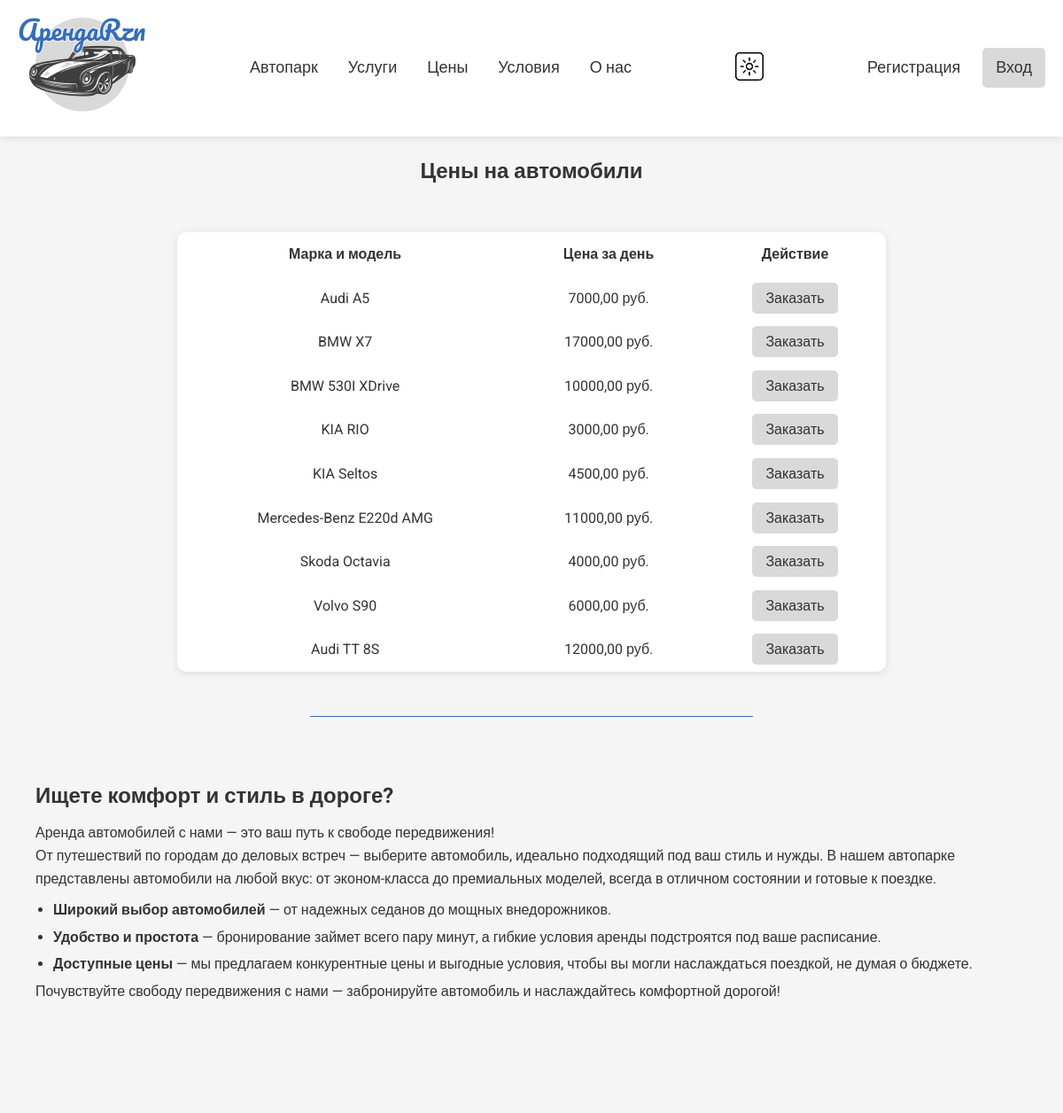
/rent/price/ (upper part), run on an earlier commit of the app's database.
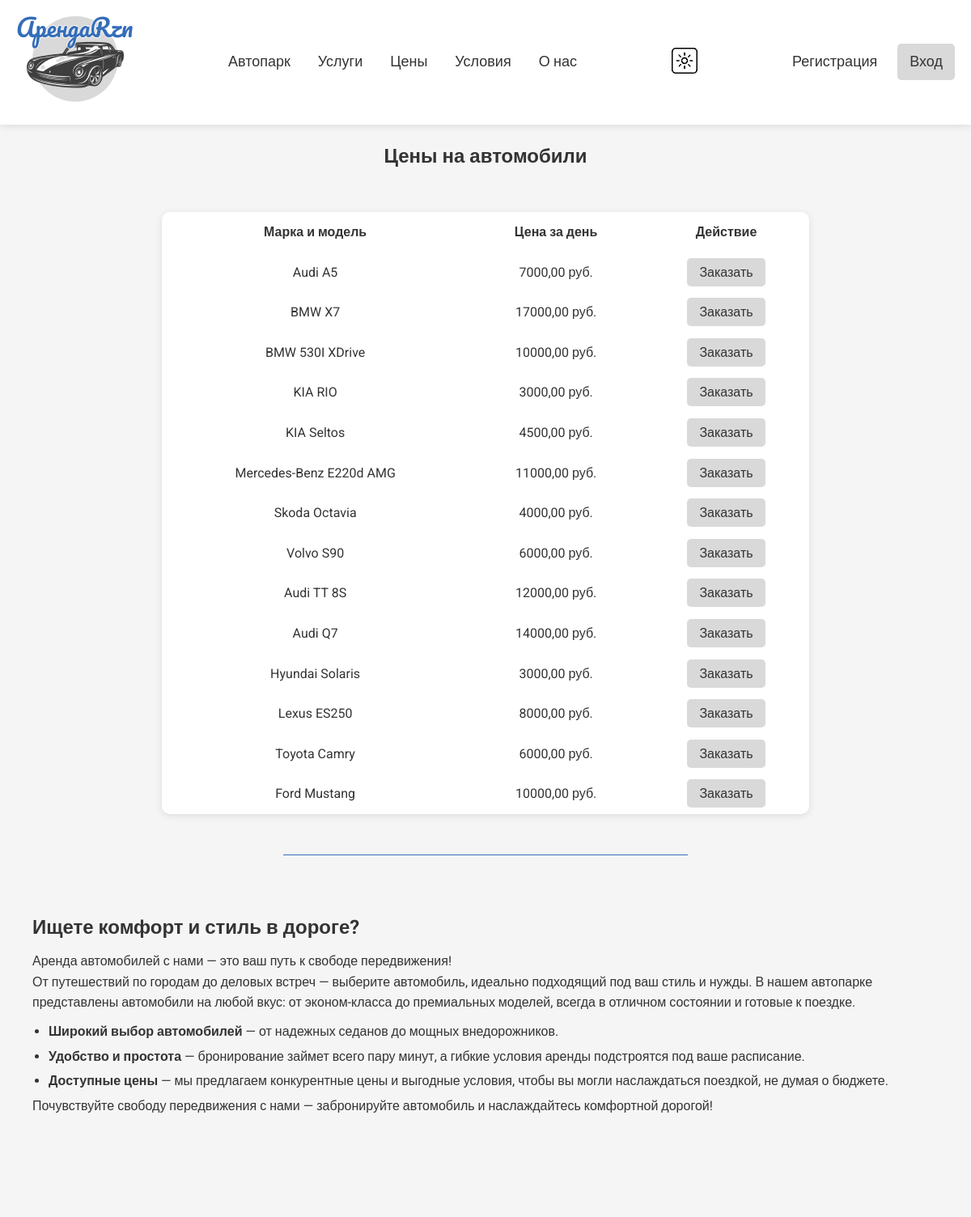
And on a later commit of the database.
### cars/models.py (models this page shows, shortened)
class Cars(models.Model):
    brand = models.ForeignKey(CarBrands, on_delete=models.PROTECT)
    model = models.CharField(max_length=64)
    year = models.IntegerField()
    image = models.ImageField(upload_to='car_img', blank=True)
    description = models.TextField(blank=True)
    price = models.DecimalField(max_digits=9, decimal_places=2)
    carClass = models.ForeignKey(CarClasses, on_delete=models.PROTECT)
    is_rented = models.BooleanField(default=False)
    color = models.CharField(max_length=64, null=True, blank=True)
    drive = models.CharField(max_length=64, null=True, blank=True)
    transmission = models.CharField(max_length=64, null=True, blank=True)
    power = models.IntegerField(null=True, blank=True)
    acceleration = models.DecimalField(max_digits=4, decimal_places=2, null=True, blank=True)
    engine_capacity = models.DecimalField(max_digits=4, decimal_places=1, null=True, blank=True)

class CarBrands(models.Model):
    name = models.CharField(max_length=64, unique=True)

### cars/views.py (the view)
# urls.py: path('price/', price_view, name='price'),
def price_view(request):
    cars = Cars.objects.all()
    context = {
        'title': 'Цены на автомобили',
        'cars': cars,
    }
    return render(request, 'cars/price.html', context)

### cars/templates/cars/price.html (shortened to what this page needs)
{% extends 'cars/base.html' %}
{% load static %}
{% block css %}
    <link rel="stylesheet" href="{% static 'css/price.css' %}">
{% endblock %}
{% block context %}
<section class="price-section">
    <h1>Цены на автомобили</h1>
    <table class="price-table light-theme" id="price-table">
        <thead>
            <tr>
                <th>Марка и модель</th>
                <th>Цена за день</th>
                <th>Действие</th>
            </tr>
        </thead>
        <tbody class="car-table">
            {% for car in cars %}
            <tr class="">
                <td>{{ car.brand.name }} {{ car.model }}</td>
                <td>{{ car.price }} руб.</td>
                <td>
                    <a href="{% url 'cars:page_car' car.id %}" class="select-btn">Заказать</a>
                </td>
            </tr>
            {% endfor %}
        </tbody>
    </table>
    <hr align="center" width="500" size="1" color="#336db8" />
    <div class="promo-text">
        <h2>Ищете комфорт и стиль в дороге?</h2>
        <p>Аренда автомобилей с нами — это ваш путь к свободе передвижения!</p>
        <p>От путешествий по городам до деловых встреч — выберите автомобиль, идеально подходящий под ваш стиль и нужды. В нашем автопарке представлены автомобили на любой вкус: от эконом-класса до премиальных моделей, всегда в отличном состоянии и готовые к поездке.</p>
        <ul>
            <li><strong>Широкий выбор автомобилей</strong> — от надежных седанов до мощных внедорожников.</li>
            <li><strong>Удобство и простота</strong> — бронирование займет всего пару минут, а гибкие условия аренды подстроятся под ваше расписание.</li>
            <li><strong>Доступные цены</strong> — мы предлагаем конкурентные цены и выгодные условия, чтобы вы могли наслаждаться поездкой, не думая о бюджете.</li>
        </ul>
        <p>Почувствуйте свободу передвижения с нами — забронируйте автомобиль и наслаждайтесь комфортной дорогой!</p>
    </div>
</section>
{% endblock %}

### cars/templates/cars/base.html (shortened to what this page needs)
<!DOCTYPE html>
{% load static %}
<html lang="ru">
<head>
  <link rel="stylesheet" href='{% static "css/global.css" %}' />
  {% block css %} {% endblock %}
</head>
<body class="light-theme">
  <div class="wrapper">
    <header class="header light-theme">
      <div><a href="{% url 'index' %}"><img src='{% static "/img/logo.png" %}' alt="logo"></a></div>
      <nav class="nav-menu light-theme">
        <a href="{% url 'cars:index' %}">Автопарк</a>
        <a href="{% url 'cars:services' %}">Услуги</a>
        <a href="{% url 'cars:price' %}">Цены</a>
        <a href="{% url 'cars:conditions' %}">Условия</a>
        <a href="{% url 'about' %}">О нас</a>
      </nav>
      <button id="themeToggle">
        <img class="img" id="img" alt="Светлая тема" src='{% static "img/icons/dark.png" %}' />
      </button>
      <div class="auth light-theme">
        {% if user.is_authenticated %}
          <div class="cart">
            <a href="{% url 'cart' %}" class="cart-btn">
              <img class="cart-img" id="cart-img" src={% static "img/icons/cart-dark.png" %} alt="Корзина">
            </a>
          </div>
          <a href="{% url 'users:profile' %}" class="profile-btn" id="profile-btn">{{ user.username }}</a>
          <a href="{% url 'users:logout' %}" class="logout-btn" id="logout-btn">Выход</a>
        {% else %}
          <a href="{% url 'users:register' %}" class="register-btn" id="register-btn">Регистрация</a>
          <a href="{% url 'users:login' %}" class="login-btn" id="login-btn">Вход</a>
        {% endif %}
      </div>
    </header>
    <div class="main">
      {% block context %} {% endblock %}
    </div>
  </div>
</body>
</html>

### static/css/global.css (style rules this page uses)
* { margin: 0; padding: 0; box-sizing: border-box; }
body.light-theme { background-color: #f5f5f5; color: #333; }
body, html { font-family: "Roboto", sans-serif; line-height: 1.6; height: 100%; }
.wrapper { min-height: 100%; display: flex; flex-direction: column; align-items: center; justify-content: space-between; text-align: center; position: relative; }
.header { display: flex; justify-content: space-between; align-items: center; width: 100%; max-width: 1280px; padding: 20px; box-shadow: 0 2px 10px rgba(0, 0, 0, 0.1); }
.header.light-theme { background-color: #ffffff; }
#themeToggle { background-color: transparent; border: 0; outline: none; cursor: pointer; }
.nav-menu a { margin: 0 15px; font-size: 18px; text-decoration: none; transition: color 0.3s; }
.nav-menu.light-theme > a { color: #333; }
.auth { display: flex; gap: 10px; }
.auth.light-theme > a { color: #333; }
#register-btn, #profile-btn, #cart-btn { padding: 8px 15px; font-size: 18px; text-decoration: none; transition: color 0.3s; }
#login-btn, #logout-btn { padding: 8px 15px; background-color: #d9d9d9; color: #333; text-decoration: none; border-radius: 5px; font-size: 18px; }
.main { flex: 1 1 auto; min-height: 100%; display: flex; flex-direction: column; align-items: center; justify-content: space-between; text-align: center; position: relative; width: 100%; max-width: 1280px; }

### static/css/price.css (style rules this page uses)
.price-section { max-width: 1280px; margin: 0 auto; padding: 20px; text-align: center; display: flex; flex-direction: column; align-items: center; }
.price-table { width: 100%; border-collapse: collapse; margin: 50px 0 50px; padding: 10px; border-radius: 10px; box-shadow: 0 2px 10px rgba(0, 0, 0, 0.1); max-width: 800px; }
.price-table.light-theme { background-color: #fff; color: #333; }
.price-table th, .price-table td { padding: 12px; text-align: center; }
.select-btn { padding: 8px 15px; background-color: #d9d9d9; color: #333; text-decoration: none; border: 0; border-radius: 5px; font-size: 1rem; cursor: pointer; }
.promo-text { margin: 50px auto; padding: 20px; border-radius: 5px; text-align: left; }
.promo-text h2 { font-size: 1.5em; margin-bottom: 10px; }
.promo-text p, .promo-text ul { font-size: 1em; line-height: 1.6; }
.promo-text ul { margin-top: 10px; padding-left: 20px; }
.promo-text li { margin-bottom: 5px; }

What changed in the data, as far as the page shows it:
added Cars: brand.name "Audi", model "Q7", price "14000,00"
added Cars: brand.name "Hyundai", model "Solaris", price "3000,00"
added Cars: brand.name "Lexus", model "ES250", price "8000,00"
added Cars: brand.name "Toyota", model "Camry", price "6000,00"
added Cars: brand.name "Ford", model "Mustang", price "10000,00"
